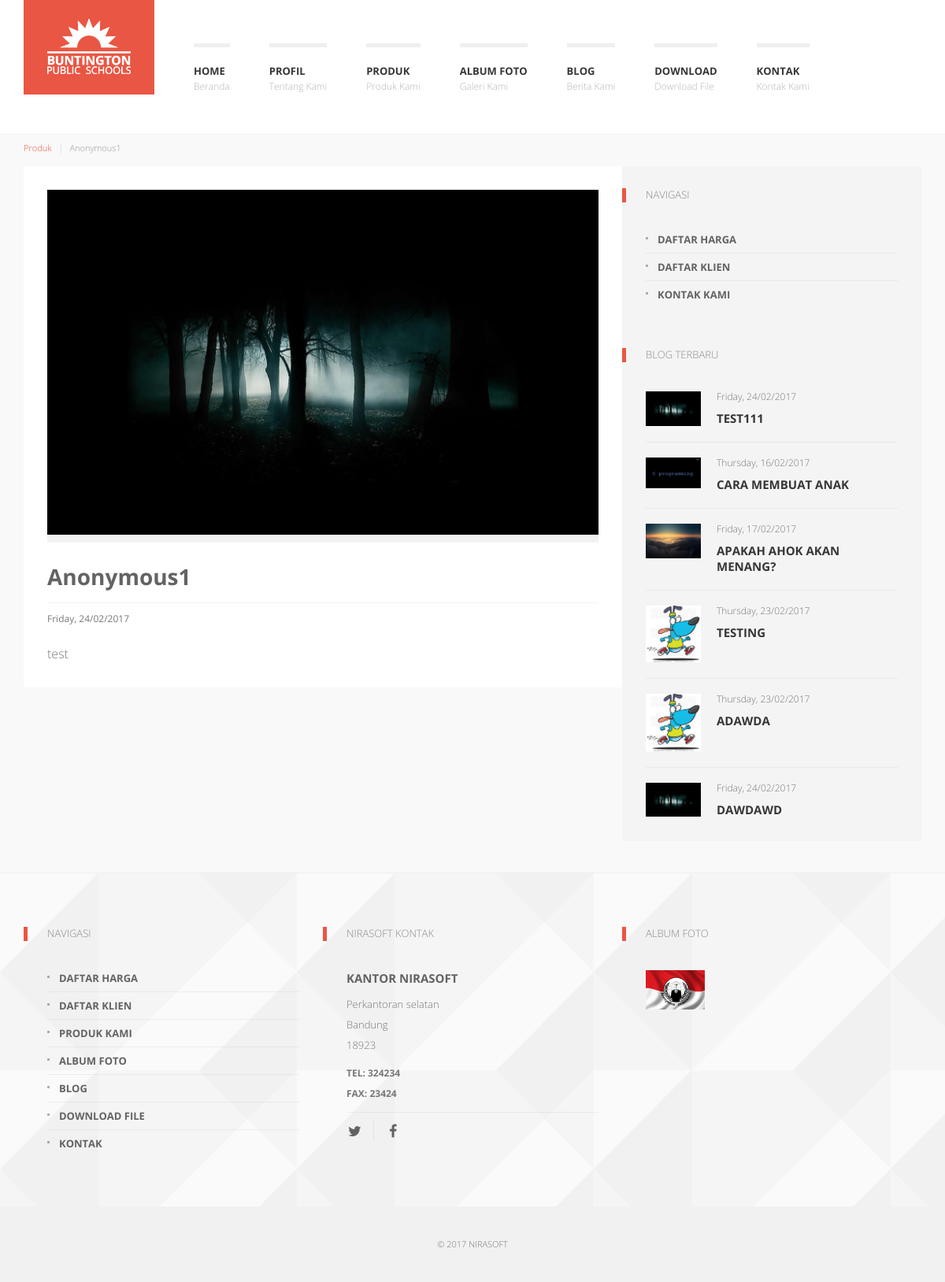
/produk/detil/5-anonymous1, run on the app's committed database.
### tables this page shows
CREATE TABLE IF NOT EXISTS `config` (
`config_id` int(11) NOT NULL,
  `nameweb` varchar(225) NOT NULL,
  `email` varchar(225) NOT NULL,
  `keywords` text NOT NULL,
  `google_maps` text NOT NULL,
  `logo` varchar(225) NOT NULL,
  `icon` varchar(225) NOT NULL,
  `about` text NOT NULL,
  `address` text NOT NULL,
  `city` varchar(100) NOT NULL,
  `zip_code` varchar(100) NOT NULL,
  `phone_number` varchar(225) NOT NULL,
  `metatext` text NOT NULL,
  `fax` text NOT NULL,
  `facebook` varchar(225) NOT NULL,
  `twitter` varchar(225) NOT NULL,
  `instagram` varchar(225) NOT NULL,
  `google_plus` varchar(225) NOT NULL,
  `pinterest` varchar(225) NOT NULL
);

CREATE TABLE IF NOT EXISTS `products` (
`product_id` int(11) NOT NULL,
  `user_id` int(11) NOT NULL,
  `product_name` varchar(225) NOT NULL,
  `slug_product` varchar(225) NOT NULL,
  `image` varchar(225) NOT NULL,
  `product_description` text NOT NULL,
  `date` timestamp NOT NULL DEFAULT CURRENT_TIMESTAMP ON UPDATE CURRENT_TIMESTAMP,
  `status` varchar(100) NOT NULL
);

CREATE TABLE IF NOT EXISTS `blogs` (
`blog_id` int(11) NOT NULL,
  `user_id` int(11) NOT NULL,
  `category_id` int(11) NOT NULL,
  `title` varchar(225) NOT NULL,
  `slug_blog` varchar(225) NOT NULL,
  `content` text NOT NULL,
  `image` varchar(225) NOT NULL,
  `date_post` timestamp NOT NULL DEFAULT CURRENT_TIMESTAMP ON UPDATE CURRENT_TIMESTAMP,
  `status` varchar(100) NOT NULL,
  `keywords` text NOT NULL
);

CREATE TABLE IF NOT EXISTS `galleries` (
`gallery_id` int(11) NOT NULL,
  `user_id` int(11) NOT NULL,
  `gallery_name` varchar(225) NOT NULL,
  `slug_gallery` varchar(225) NOT NULL,
  `image` varchar(225) NOT NULL,
  `gallery_description` text NOT NULL,
  `position` varchar(100) NOT NULL,
  `date` timestamp NOT NULL DEFAULT CURRENT_TIMESTAMP ON UPDATE CURRENT_TIMESTAMP,
  `status` varchar(100) NOT NULL
);

### application/views/front/layout/wrapper.php (called while the page is built)
<?php
	require_once('head.php');
	require_once('header.php');
	require_once('content.php');
	require_once('footer.php');
?>

### application/controllers/Produk.php (called while the page is built, shortened)
<?php
class Produk extends CI_Controller {
	public function detil($slugProduct) {
		$site  		= $this->mConfig->list_config();
		$categories = $this->mCategories->listCategories();
		$product 	= $this->mProducts->readProduct($slugProduct);
		$blogs      = $this->mBlogs->listBlogsPub();
		$data = array(	'title'		=> $product['product_name'].' - '.$site['nameweb'],
						'site'		=> $site,
						'categories'=> $categories,
						'product'	=> $product,
						'blogs'		=> $blogs,
						'isi'		=> 'front/produk/detil');
		$this->load->view('front/layout/wrapper',$data);
	}
}

### index.php (called while the page is built, shortened)
<?php
require_once BASEPATH.'core/CodeIgniter.php';

### application/models/Config_model.php (called while the page is built, shortened)
<?php
    class Config_model extends CI_Model {
        public function list_config() {
            $this->db->select('*');
            $this->db->from('config');
            $this->db->order_by('config_id','ASC');
            $query = $this->db->get();
            return $query->row_array();
        }
    }

### application/views/front/layout/content.php (called while the page is built)
 <?php
if($isi) {
	$this->load->view($isi);
}
?>

### application/models/Products_model.php (called while the page is built, shortened)
<?php
    class Products_model extends CI_Model {
        public function readProduct($slugProduct) {
            $this->db->select('*');
            $this->db->from('products');
            $this->db->where('slug_product',$slugProduct);
            $query = $this->db->get();
            return $query->row_array();
        }
    }

### application/models/Blogs_model.php (called while the page is built, shortened)
<?php
    class Blogs_model extends CI_Model {
        public function listBlogsPub() {
            $this->db->select('*');
            $this->db->from('blogs');
            $this->db->where(array('status' => 'publish'));
            $this->db->join('admins','admins.admin_id = blogs.user_id','LEFT');
            $this->db->join('categories','categories.category_id = blogs.category_id','LEFT');
            $this->db->order_by('blog_id','ASC');
            $query = $this->db->get();
            return $query->result_array();
        }
    }

### application/models/Galleries_model.php (called while the page is built, shortened)
<?php
    class Galleries_model extends CI_Model {
        public function listGalleryPubFooter() {
            $this->db->select('*');
            $this->db->from('galleries');
            $this->db->join('admins','admins.admin_id = galleries.user_id','LEFT');
            $this->db->where(array('status' => 'publish','position' => 'footer'));
            $this->db->order_by('gallery_id','ASC');
            $query = $this->db->get();
            return $query->result_array();
        }
    }

### application/views/front/produk/detil.php (the view, shortened to what this page needs)
<div id="k-body">
	<div class="container">
    	<div class="row">
        	<div class="k-breadcrumbs col-lg-12 clearfix">
            	<ol class="breadcrumb">
                    <li><a href="<?php echo base_url('blog');?>">Produk</a></li>
                    <li class="active"><?php echo $product['product_name'];?></li>
                </ol>
            </div>
        </div>
        <div class="row no-gutter">
            <div class="col-lg-8 col-md-8">
                <div class="col-padded">
                	<div class="row gutter">
                    	<div class="col-lg-12 col-md-12">
                            <figure class="news-featured-image">
                                <img src="<?php echo base_url('assets/upload/image/'.$product['image']);?>" alt="Featured image 4" class="img-responsive" />
                            </figure>
                            <div class="news-title-meta">
                                <h1 class="page-title"><?php echo $product['product_name'];?></h1>
                                <div class="news-meta">
                                    <span class="news-meta-date"><?php echo date('l, d/m/Y', strtotime($product['date'])); ?></span>
                                </div>
                            </div>
                            <div class="news-body">
                                <p><?php echo $product['product_description'];?></p>
                            </div>
                        </div>
                    </div>
                </div>
            </div>
            <div id="k-sidebar" class="col-lg-4 col-md-4">
                <div class="col-padded col-shaded">
                    <ul class="list-unstyled clear-margins">
                        <li class="widget-container widget_nav_menu">
                            <h1 class="title-widget">Navigasi</h1>
                            <ul>
                                <li><a href="<?php echo base_url('profil/harga');?>" title="menu item">Daftar Harga</a></li>
                                <li><a href="<?php echo base_url('profil/klien');?>" title="menu item">Daftar Klien</a></li>
                                <li><a href="<?php echo base_url('kontak');?>" title="menu item">Kontak Kami</a></li>
                            </ul>
                        </li>
                        <li class="widget-container widget_recent_news">
                            <h1 class="title-widget">Blog Terbaru</h1>
                            <ul class="list-unstyled">
                            <?php
                                foreach ($blogs as $blog){
                                    if ($blog['blog_id']++ < 10) {
                            ?>
                                <li class="recent-news-wrap news-no-summary">
                                    <div class="recent-news-content clearfix">
                                        <figure class="recent-news-thumb">
                                            <a href="<?php echo base_url('blog/detil/'.$blog['slug_blog']);?>" title="<?php echo $blog['title'];?>">
                                            <img src="<?php echo base_url('assets/upload/image/'.$blog['image']);?>" class="attachment-thumbnail wp-post-image" alt="Thumbnail 1" /></a>
                                        </figure>
                                        <div class="recent-news-text">
                                            <div class="recent-news-meta">
                                                <div class="recent-news-date"><?php echo date('l, d/m/Y', strtotime($blog['date_post'])); ?></div>
                                            </div>
                                            <h1 class="title-median"><a href="<?php echo base_url('blog/detil/'.$blog['slug_blog']);?>" title="<?php echo $blog['title'];?>"><?php echo $blog['title'];?></a></h1>
                                        </div>
                                    </div>
                                </li>
                            <?php }} ?>
                            </ul>
                        </li>
                    </ul>
                </div>
            </div>
        </div>
    </div>
</div>

### application/views/front/layout/header.php (shortened to what this page needs)
<body role="document">
  <div id="k-head" class="container">
      <div class="row">
          <div class="col-lg-12">
              <div id="k-site-logo" class="pull-left">
                  <h1 class="k-logo">
                      <a href="<?php echo base_url();?>" title="Home Page">
                          <img src="<?php echo base_url('assets/upload/image/thumbs/'.$site['logo']);?>" alt="Site Logo" class="img-responsive" />
                      </a>
                  </h1>
              </div>
              <nav id="k-menu" class="k-main-navig">
                  <ul id="drop-down-left" class="k-dropdown-menu">
                      <li>
                          <a href="<?php echo base_url();?>" title="Beranda">Home</a>
                      </li>
                       <li>
                          <a href="<?php echo base_url('profil');?>" title="Tentang Kami">Profil</a>
                      </li>
                      <li>
                          <a href="<?php echo base_url('produk');?>" title="Produk Kami">Produk</a>
                      </li>
                      <li>
                          <a href="<?php echo base_url('galeri');?>" title="Galeri Kami">Album Foto</a>
                      </li>
                      <li>
                          <a href="<?php echo base_url('blog');?>" title="Berita Kami">Blog</a>
                      </li>
                      <li>
                          <a href="<?php echo base_url('download');?>" title="Download File">Download</a>
                      </li>
                      <li>
                          <a href="<?php echo base_url('kontak');?>" title="Kontak Kami">Kontak</a>
                      </li>
                  </ul>
              </nav>
          </div>
      </div>
  </div>

### application/views/front/layout/footer.php (shortened to what this page needs)
    <div id="k-footer">
        <div class="container">
            <div class="row no-gutter">
                <div class="col-lg-4 col-md-4">
                    <div class="col-padded col-naked">
                        <ul class="list-unstyled clear-margins">
                            <li class="widget-container widget_nav_menu">
                                <h1 class="title-widget">Navigasi</h1>
                                <ul>
                                    <li><a href="<?php echo base_url('profil/harga');?>" title="menu item">Daftar Harga</a></li>
                                    <li><a href="<?php echo base_url('profil/klien');?>" title="menu item">Daftar Klien</a></li>
                                    <li><a href="<?php echo base_url('produk');?>" title="menu item">Produk Kami</a></li>
                                    <li><a href="<?php echo base_url('galeri');?>" title="menu item">Album Foto</a></li>
                                    <li><a href="<?php echo base_url('blog');?>" title="menu item">Blog</a></li>
                                    <li><a href="<?php echo base_url('download');?>" title="menu item">Download File</a></li>
                                    <li><a href="<?php echo base_url('kontak');?>" title="menu item">Kontak</a></li>
                                </ul>
                            </li>
                        </ul>
                    </div>
                </div>
                <div class="col-lg-4 col-md-4">
                    <div class="col-padded col-naked">
                        <ul class="list-unstyled clear-margins">
                            <li class="widget-container widget_recent_news">
                                <h1 class="title-widget"><?php echo $site['nameweb'];?> Kontak</h1>
                                <div itemscope itemtype="http://data-vocabulary.org/Organization">
                                    <h2 class="title-median m-contact-subject" itemprop="name">Kantor <?php echo $site['nameweb'];?></h2>
                                    <div class="m-contact-address" itemprop="address" itemscope itemtype="http://data-vocabulary.org/Address">
                                        <span class="m-contact-street" itemprop="street-address"><?php echo $site['address'];?></span>
                                        <span class="m-contact-city-region"><span class="m-contact-city" itemprop="locality"><?php echo $site['city'];?></span></span>
                                        <span class="m-contact-zip-country"><span class="m-contact-zip" itemprop="postal-code"><?php echo $site['zip_code'];?></span></span>
                                    </div>
                                    <div class="m-contact-tel-fax">
                                        <span class="m-contact-tel">Tel: <span itemprop="tel"><?php echo $site['phone_number'];?></span></span>
                                        <span class="m-contact-fax">Fax: <span itemprop="fax"><?php echo $site['fax'];?></span></span>
                                    </div>
                                </div>
                                <div class="social-icons">
                                    <ul class="list-unstyled list-inline">
                                        <li><a href="<?php echo $site['twitter'];?>" title="Twitter"><i class="fa fa-twitter"></i></a></li>
                                        <li><a href="<?php echo $site['facebook'];?>" title="Facebook"><i class="fa fa-facebook"></i></a></li>
                                    </ul>
                                </div>
                            </li>
                        </ul>
                    </div>
                </div>
                <div class="col-lg-4 col-md-4">
                    <div class="col-padded col-naked">
                        <ul class="list-unstyled clear-margins">
                            <li class="widget-container widget_sofa_flickr">
                                <h1 class="title-widget">Album Foto</h1>
                                <ul class="k-flickr-photos list-unstyled">
                                <?php
                                    $galleries = $this->mGalleries->listGalleryPubFooter();
                                    foreach ($galleries as $gallery){
                                ?>
                                    <li><a href="<?php echo base_url('galeri');?>" title="<?php echo $gallery['gallery_name'];?>"><img src="<?php echo base_url('assets/upload/image/'.$gallery['image']);?>" alt="Photo 1" /></a></li>
                                <?php } ?>
                                 </ul>
                            </li>
                        </ul>
                    </div>
                </div>
            </div>
        </div>
    </div>
    <div id="k-subfooter">
        <div class="container">
            <div class="row">
                <div class="col-lg-12">
                    <center>
                    <p class="copy-text text-inverse">
                    &copy; 2017 <?php echo $site['nameweb'];?>
                    </p>
                    </center>
                </div>
            </div>
        </div>
    </div>
  </body>
</html>

### data on the page
config: logo (picture), nameweb "NIRASOFT", address "Perkantoran selatan", city "Bandung", zip_code "18923", phone_number "324234", fax "23424"
products: product_name "Anonymous1", image (picture), date "Friday, 24/02/2017", product_description "test"
blogs: image (picture), date_post "Friday, 24/02/2017", title "TEST111"
blogs: image (picture), date_post "Thursday, 16/02/2017", title "CARA MEMBUAT ANAK"
blogs: image (picture), date_post "Friday, 17/02/2017", title "APAKAH AHOK AKAN MENANG?"
blogs: image (picture), date_post "Thursday, 23/02/2017", title "TESTING"
blogs: image (picture), date_post "Thursday, 23/02/2017", title "ADAWDA"
blogs: image (picture), date_post "Friday, 24/02/2017", title "DAWDAWD"
galleries: image (picture)
